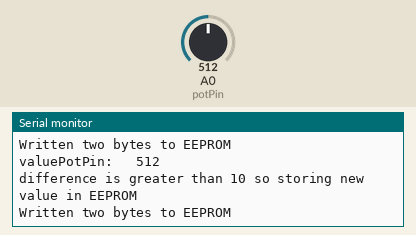
This sketch was run on a simulated Arduino Uno, built with avr-gcc and run on an emulated ATmega328P. Shown: the last lines printed to the serial monitor. The inputs (shaded band) are chosen by the test bench; at power-on: A0 (potPin) = 512. EEPROM starts erased.

Above: at 8.2 s.
8.3 s: A0 (potPin) set to 990
At 10.7 s:
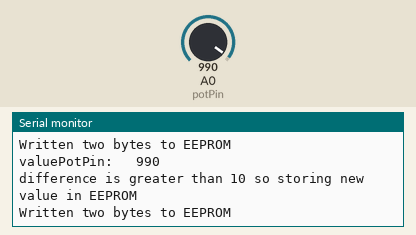
14.4 s: A0 (potPin) set to 1009
At 16.9 s:
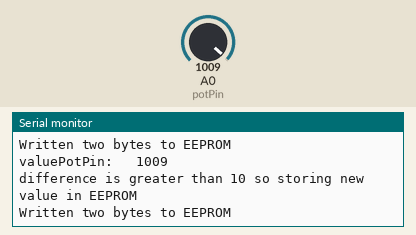
Timing chart, 0 to 18.1 s (numbered marks = the images above; inputs shaded):
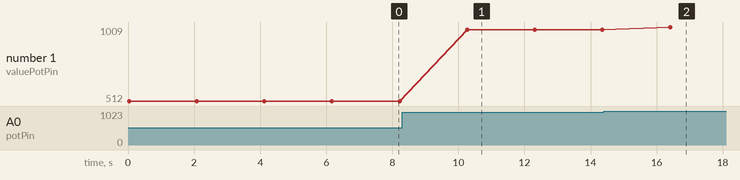

Measured:
- after the input at 8.3 s, the serial monitor: prints a new line after 2.0 s (image 1)
- after the input at 14.4 s, the serial monitor: prints a new line after 2.0 s (image 2)
- plotted number 1: 512 → 990 after the input at 8.3 s, 990 → 1009 after the input at 14.4 s

The sketch:

EEPROM.ino
```cpp
/* example use of EEPROM on an Arduino to store an integer
* that survives power down.
* This example uses the simple methods provided by EEPROM.h and
* uses a fixed location in EEPROM for the two bytes.
* Robin Harris
* 26th November 2018
*/

#include <EEPROM.h> // include the required library

// EEPROM locations store a single 8 bit byte
// Locations are addressed by numbers in the range 0 to 1023
// Each location can be read infinitely but typically will only
// be reliable for 100,000 writes.
// Therefore take care NOT to write to EEPROM on every loop!
// An int variable in Arduino is 16 bits or two bytes and will
// therefore require two EEPROM locations

int eeAddress = 0; // address to store the first byte
// normally bytes are written in sequential locations so the second byte
// will go to eeAddress + 1
// colud be any value between 0 and 1023 (minus one so there is room for
// two bytes together) on an Uno.  Some Arduino boards have different amounts of EEPROM

int valueToStore = 2345; // an example integer to store
int valuePotPin = 0; // an int variable to hold the position of the pot
int valueRetrieved = 0; // an int variable to be loaded from EEPROM
const int potPin = 0; // declare the pin number as a constant (it will not change)

void setup(){
    // no setup needed for EEPROM

    Serial.begin(9600);
    Serial.println("Starting");
    pinMode (potPin, INPUT); // set potPin (A0) to be an input

    // read in the value stored in EEPROM before power down
    // first get the highbyte
    byte highByteRetrieved = EEPROM.read(eeAddress);
    // then get the low byte from the next address
    byte lowByteRetrieved = EEPROM.read(eeAddress + 1);
    // next combine the two bytes into one integer
    // take the high byte and multiply by 256 then add the low byte
    valueRetrieved = (highByteRetrieved * 256) + lowByteRetrieved;
    // print out the value - first time it will be zero then it will be 2345
    Serial.print("valueRetrieved: \t");
    Serial.println(valueRetrieved);
}

void loop(){
    // read the current value of the potPin each time round the loop
    valuePotPin = analogRead(potPin);
    Serial.print("valuePotPin: \t");
    Serial.println(valuePotPin);
    // check if the current value of potPin has changed
    // if there has been a change more than a preset amount go ahead and write the new value to EEPROM
    // first take the absolute value of the difference
    int difference = abs(valuePotPin - valueToStore);
    // if the difference is greater than, say, 10 (to avoid writing very small fluctuations to EEPROM )
    if (difference > 10){
        Serial.println("difference is greater than 10 so storing new value in EEPROM");
        // first store the high byte part of the int in a variable
        // called highByteToStore (declared as type 'byte')
        byte highByteToStore = highByte(valueToStore);
        // then store the low byte art of the int in a variable
        // called lowByteToStore (declared as type 'byte')
        byte lowByteToStore = lowByte(valueToStore);

        // Write the two bytes to EEPROM
        //first highByteToStore goes into the starting address we declared
        EEPROM.write(eeAddress, highByteToStore);

        // then the lowByteToStore goes into the next location
        EEPROM.write(eeAddress + 1, lowByteToStore);
        Serial.println("Written two bytes to EEPROM");
    }
    // just to stop the loop running very fast and printing too many lines to read
    delay(2000);
}
```
